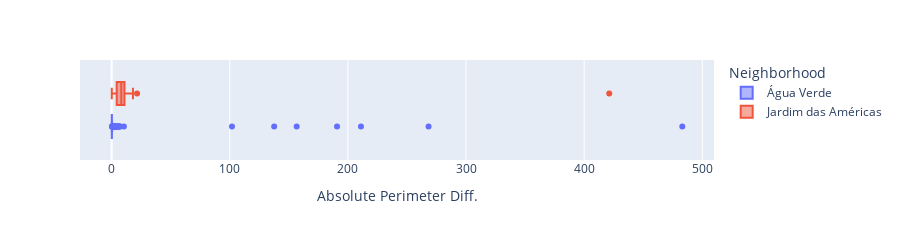

The notebook cell saved with this chart:
### Code cell
px.box(gdf,             x=newname, 
            #  y="tip", 
             color="Neighborhood",
             height=200)

### Figure 1 — Plotly figure (JSON) as saved in the notebook; plotly's stock layout.template omitted (floating-point values rounded to 4 significant figures; data arrays with more than 128 entries replaced by an {"elided": "..."} marker saying what was removed)
{"data": [{"alignmentgroup": "True", "hovertemplate": "Neighborhood=Água Verde<br>Absolute Perimeter Diff.=%{x}<extra></extra>", "legendgroup": "Água Verde", "marker": {"color": "#636efa"}, "name": "Água Verde", "notched": false, "offsetgroup": "Água Verde", "orientation": "h", "showlegend": true, "type": "box", "x": {"elided": "278 float values"}, "x0": " ", "xaxis": "x", "y0": " ", "yaxis": "y"}, {"alignmentgroup": "True", "hovertemplate": "Neighborhood=Jardim das Américas<br>Absolute Perimeter Diff.=%{x}<extra></extra>", "legendgroup": "Jardim das Américas", "marker": {"color": "#EF553B"}, "name": "Jardim das Américas", "notched": false, "offsetgroup": "Jardim das Américas", "orientation": "h", "showlegend": true, "type": "box", "x": {"elided": "190 float values"}, "x0": " ", "xaxis": "x", "y0": " ", "yaxis": "y"}], "layout": {"boxmode": "group", "height": 200, "legend": {"title": {"text": "Neighborhood"}, "tracegroupgap": 0}, "margin": {"t": 60}, "xaxis": {"anchor": "y", "domain": [0, 1], "title": {"text": "Absolute Perimeter Diff."}}, "yaxis": {"anchor": "x", "domain": [0, 1]}}}
